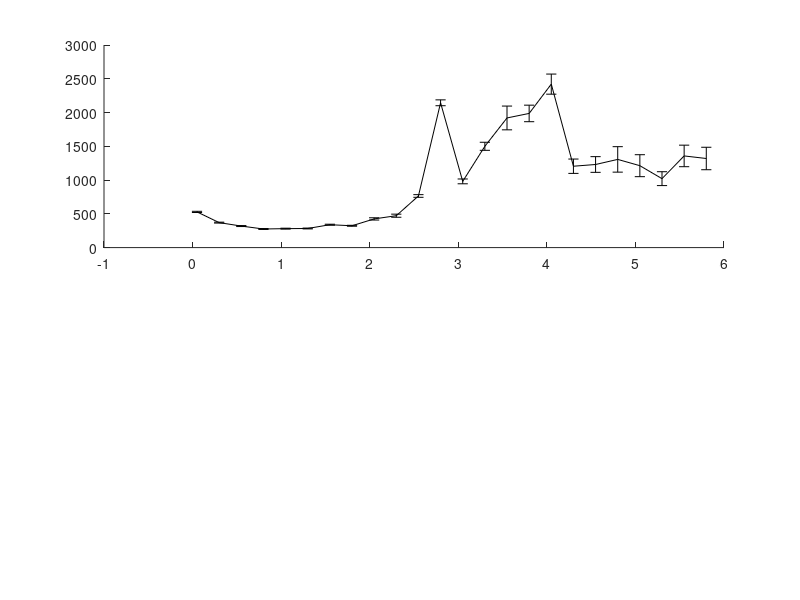

The MATLAB source for this figure: (Note: this script raises an error after producing the figure.)
% In this experiment I compare the performance of the GD (with KDL) and the
% PCS on one scene with obstacles where the start and goal configurations
% are:
% State c_start = {0.5236, 1.7453, -1.8326, -1.4835,	1.5708,	0, 1.004278, 0.2729, 0.9486, -1.15011, 1.81001, -1.97739};
% State c_goal = {0.5236, 0.34907, 0.69813, -1.3963, 1.5708, 0, 0.7096, 1.8032, -1.7061, -1.6286, 1.9143, -2.0155}; // Robot 2 no backflip - Elbow down
% This while benchmarking the maximum step distance.
% With joint limits of the ABB robots.
% last updated: 08/03/17

clear all
clc

%%
D1 = load('benchmark_PCS_3poles_rangeB.txt'); 
verf = D1(:,2)==1;
suc = D1(:,3)==1;

disp('PCS:');
disp(['Results of ' num2str(size(D1,1)) ' queries.']);
disp(['Percent of successful queries verified: ' num2str(sum(verf & suc)/sum(suc)*100) '%']);
disp(['Plan distance: ' num2str(D1(1,4)) ]);
disp(['Avg. runtime: ' num2str(mean(D1(:,5))*1e3)  ' +/- ' num2str(std(D1(:,5))/sqrt(size(D1,1))*1e3) ' msec ']);
disp(['Avg. local-connection time: ' num2str(mean(D1(:,13))*1e3)  ' +/- ' num2str(std(D1(:,13))/sqrt(size(D1,1))*1e3) ' msec ']);
disp(['Avg. nodes in path: ' num2str(floor(mean(D1(:,11)))) ]);
disp(['Avg. nodes in trees: ' num2str(floor(mean(D1(:,12)))) ]);
disp(['Avg. number of IK solutions: ' num2str(floor(mean(D1(:,6)))) ]);

%%
D2 = load('benchmark_GD_3poles_rangeB.txt'); 
verf = D2(:,2)==1;
suc = D2(:,3)==1;

disp('GD:');
disp(['Results of ' num2str(size(D2,1)) ' queries.']);
disp(['Percent of successful queries verified: ' num2str(sum(verf & suc)/sum(suc)*100) '%']);
disp(['Plan distance: ' num2str(D2(1,4)) ]);
disp(['Avg. runtime: ' num2str(mean(D2(:,5))*1e3)  ' +/- ' num2str(std(D2(:,5))/sqrt(size(D2,1))*1e3) ' msec ']);
disp(['Avg. local-connection time: ' num2str(mean(D2(:,13))*1e3)  ' +/- ' num2str(std(D2(:,13))/sqrt(size(D2,1))*1e3) ' msec ']);
disp(['Avg. nodes in path: ' num2str(floor(mean(D2(:,11)))) ]);
disp(['Avg. nodes in trees: ' num2str(floor(mean(D2(:,12)))) ]);
disp(['Avg. number of projections: ' num2str(floor(mean(D2(:,6)))) ]);

%%
% PCS
rd = sort(unique(D1(:,1)));
for i = 1:length(rd)
    M = D1(D1(:,1)==rd(i), 2:end);
    td(i) = mean(M(:,4))*1e3;
    td_ste(i) = 1e3*std(M(:,4))/sqrt(size(M,1));
    nodes_d(i) =  mean(M(:,10));
    trees_d(i) =  mean(M(:,11));
    tlc_d(i) = mean(M(:,12))*1e3;
end

%%
% GD
rg = sort(unique(D2(:,1)));
for i = 1:length(rg)
    M = D2(D2(:,1)==rg(i), 2:end);
%     disp([i-1 rg(i)  size(M,1)])
    tg(i) = mean(M(:,4))*1e3;
    tg_ste(i) = 1e3*std(M(:,4))/sqrt(size(M,1));
    nodes_g(i) =  mean(M(:,10));
    trees_g(i) =  mean(M(:,11));
    tlc_g(i) = mean(M(:,12))*1e3;
end

%%
disp(' ');
[tdmin, id] = min(td);
disp(['Minimum avg. runtime for PCS is ' num2str(tdmin) 'msec with d = ' num2str(rd(id)) ]);
[tgmin, ig] = min(tg);
disp(['Minimum avg. runtime for GD is ' num2str(tgmin) 'msec with d = ' num2str(rg(ig)) ]);
disp(['Best speed-up: t_{pcs}/t_{gd} = ' num2str(tdmin/tgmin) ]);

%%
h = figure(1);
clf
subplot(211)
errorbar(rd,td,td_ste,'-k','linewidth',2);
hold on
errorbar(rg,tg,tg_ste,'--k','linewidth',2);
hold off
ylabel('mean runtime [msec]');
xlabel('max. local-connection distance');
legend('PCS','GD');
% xlim([0 6]);
xlim([0 max(rd)]);

subplot(212)
plot(rd,td./tg,'-k','linewidth',2);
hold on
plot(xlim, ones(2,1),':k');
ylabel('t_{pcs}/t_{gd}');
xlabel('max. local-connection distance');
xlim([0 max(rd)]);

% set(h, 'Position', [100, 100, 800, 800]);


% figure(2);
% clf
% subplot(211)
% plot(rd,nodes_d,'-k','linewidth',2);
% hold on
% plot(rg,nodes_g,'--k','linewidth',2);
% hold off
% ylabel('path length');
% xlabel('max. local-connection distance');
% legend('PCS','GD');
% 
% subplot(212)
% plot(rd,trees_d,'-k','linewidth',2);
% hold on
% plot(rg,trees_g,'--k','linewidth',2);
% hold off
% ylabel('path length');
% xlabel('max. local-connection distance');
% legend('PCS','GD');

